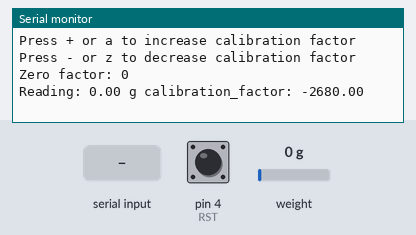
Bench run of a sketch on a simulated Arduino Uno, built with avr-gcc and run on an emulated ATmega328P. On the bench: the last lines printed to the serial monitor. The inputs (shaded band) are chosen by the test bench; at power-on: pin 4 (RST) HIGH, weight on the scale 0 g.

Above: at 3.3 s.
3.4 s: pin 4 (RST) pulled LOW for 1 s
At 5.5 s:
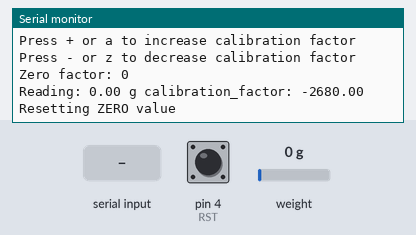
5.9 s: weight on the scale set to 100 g
At 7.1 s:
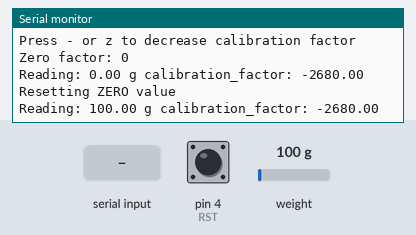
7.4 s: "+" received over Serial
8.9 s: "a" received over Serial
At 10.3 s:
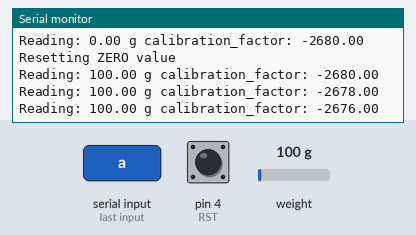
10.4 s: weight on the scale set to 1250 g
At 11.7 s:
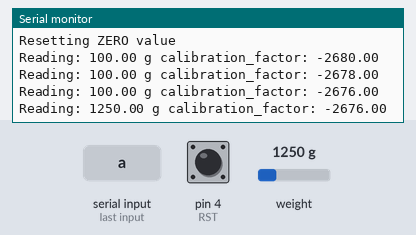
11.9 s: pin 4 (RST) pulled LOW for 1 s
At 13.1 s:
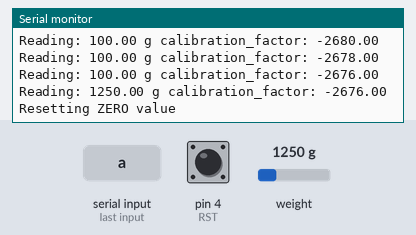
Timing chart, 0 to 14.9 s (numbered marks = the images above; inputs shaded):
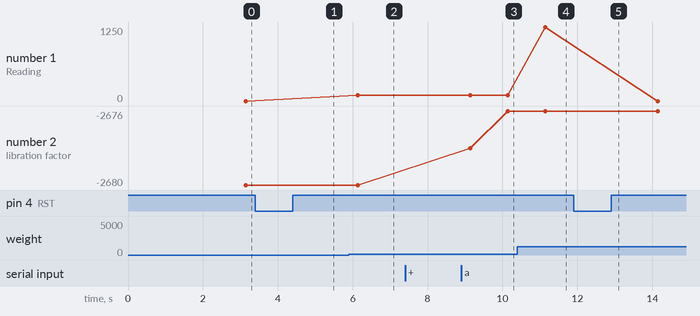

The sketch:

HX711_Load_Cell_Calibration_Step2.ino
```cpp
// (licence header left out)
#include "HX711.h"
#define RST 4
#define DOUT  3
#define CLK  2

HX711 scale(DOUT, CLK);

float calibration_factor = -2680.00; //-7050 worked for my 440lb max scale setup
float oldCal_factor;
float oldWeight;

void setup() {
  Serial.begin(9600);
  Serial.println("HX711 calibration sketch");
  Serial.println("Remove all weight from scale");
  Serial.println("After readings begin, place known weight on scale");
  Serial.println("Press + or a to increase calibration factor");
  Serial.println("Press - or z to decrease calibration factor");

  scale.set_scale();
  scale.tare();  //Reset the scale to 0

  //Get a baseline reading
  long zero_factor = scale.read_average();

  //This can be used to remove the need to tare the scale.
  // Useful in permanent scale projects.
  Serial.print("Zero factor: ");
  Serial.println(zero_factor);

  // Reset pin (to rezero the weight not reset the board!)
  pinMode(RST, INPUT_PULLUP);
}

void loop() {

  //Adjust to this calibration factor
  scale.set_scale(calibration_factor);

  // Read an average of X readings
  float weight = scale.get_units(10);

  // An intermediate weigth value that we round according to some rules
  int netWeight = 0 ;

  // Make scale more sensitive at lower end
  // Weight > X then just round to nearest integer
  if (weight >= 5.0) {
    netWeight = (weight * 10.0);
    weight = (int)(0.5 + (netWeight / 10.0));
  }
  // Weight < Y then call it zero
  else if (weight > -0.01 && weight <= 0.01) {
    weight = 0;
  }
  // Any other weight will have 1 dec. place of precision
  else {
    netWeight = (weight * 10.0);
    weight = (netWeight / 10.0);
  }

  // Only print something out if it has changed (weight or cal. factor)
  if (calibration_factor != oldCal_factor || weight != oldWeight) {
    oldCal_factor = calibration_factor;
    oldWeight = weight;

    Serial.print("Reading: ");
    Serial.print(weight, 2);
    Serial.print(" g");
    Serial.print(" calibration_factor: ");
    Serial.print(calibration_factor);
    Serial.println();
  }

  // User entered +, -, a or z in the Serial Monitor window? Adjust cal. factor
  if (Serial.available())
  {
    char temp = Serial.read();
    if (temp == '+' || temp == 'a')
      calibration_factor += 2;
    else if (temp == '-' || temp == 'z')
      calibration_factor -= 2;
  }

  // Has user requested a Zero Reset?
  int rstRequest = digitalRead(RST);
  if (rstRequest == LOW) {
    Serial.println("Resetting ZERO value");
    scale.set_scale();
    scale.tare();  //Reset the scale to 0
  }
}
```

Measured:
- after the input at 3.4 s, the serial monitor: prints a new line after 0.74 s (image 1)
- after the input at 5.9 s, the serial monitor: prints a new line after 0.24 s (image 2)
- after the input at 8.9 s, the serial monitor: prints a new line after 1.2 s (image 3)
- after the input at 10.4 s, the serial monitor: prints a new line after 0.74 s (image 4)
- after the input at 11.9 s, the serial monitor: prints a new line after 0.25 s (image 5)
- plotted number 1: 0 → 100 after the input at 5.9 s, 100 → 1250 after the input at 10.4 s, 1250 → 0 after the input at 11.9 s
- plotted number 2: -2680 → -2676 after the input at 8.9 s
